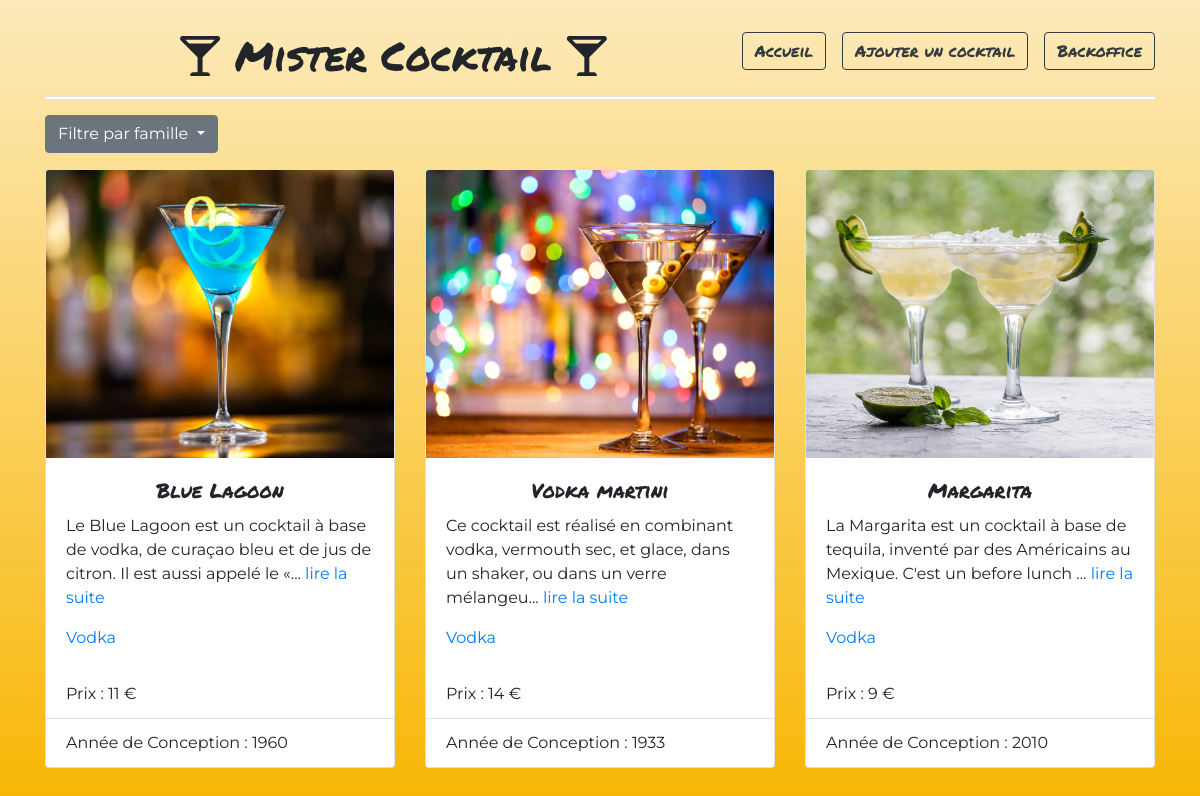
The page /?famille=Vodka on the database its author committed.
### tables this page shows
CREATE TABLE `Cocktail` (
  `id` int(11) NOT NULL,
  `nom` varchar(255) NOT NULL,
  `description` text NOT NULL,
  `urlPhoto` varchar(255) NOT NULL,
  `dateConception` date NOT NULL,
  `prixMoyen` float NOT NULL,
  `idFamille` int(11) NOT NULL
);

CREATE TABLE `Famille` (
  `id` int(11) NOT NULL,
  `nomFamille` varchar(255) NOT NULL
);

### index.php (called while the page is built, shortened)
<?php
require 'models/cocktail.php';
if (empty($_GET['famille'])) {
    $listeCocktails = listerCocktails();
    if (count($listeCocktails) < 1) {
        $listeCocktails = listerCocktails();
    }
} else {
    $listeCocktails = listerCocktailsSelonFamille($_GET['famille']);
}
include 'templates/index.phtml';

### models/cocktail.php (called while the page is built, shortened)
<?php
function listerCocktailsSelonFamille( $nomFamille ){
    $pdo = connectToDatabase();
    $query = $pdo->prepare("
        Select cocktail.id, nom, nomFamille, description, urlPhoto, Year(dateConception) As dateConception, prixMoyen
        From cocktail
        INNER JOIN Famille ON famille.id = cocktail.idFamille
        WHERE nomFamille = ?
    ");
    $query->execute( [$nomFamille] );
    return $query->fetchAll(PDO::FETCH_ASSOC);
}

### templates/index.phtml (the view, shortened to what this page needs)
<!DOCTYPE html>
<html lang="fr">
<head>
    <link rel="stylesheet" href="https://cdnjs.cloudflare.com/ajax/libs/twitter-bootstrap/4.4.1/css/bootstrap.min.css">
    <link rel="stylesheet" href="assets/css/cocktails.css">
    <link rel="stylesheet" href="https://cdnjs.cloudflare.com/ajax/libs/font-awesome/5.15.2/css/all.min.css" />
</head>
<body class="container">
    <nav">
        <h1>
            <i class="fas fa-glass-martini-alt"></i>
            Mister Cocktail
            <i class="fas fa-glass-martini-alt"></i>
            <?php include 'inc/nav.phtml'; ?>
        </h1>
        <hr style="height: 2px; background-color: white">
        <div class="row">
            <div class="col-12 mb-3">
                <div class="dropdown">
                    <a class="btn btn-secondary dropdown-toggle" href="#" role="button" id="dropdownMenuLink" data-toggle="dropdown" aria-haspopup="true" aria-expanded="false">
                        Filtre par famille
                    </a>
                </div>
            </div>
        </div>
<main class="row">
<?php foreach ($listeCocktails as $sousTableau) { ?>
<div class="col-4">
<div class="card mb-4" >
<img class="card-img-top" style="height: 18rem;" src="assets/images/cocktails/<?= $sousTableau['urlPhoto'] ?>" alt="Card image cocktail">
<div class="card-body">
    <h5 class="card-title"><?= $sousTableau['nom'] ?></h5>
    <p class="card-text"><?= iconv_substr($sousTableau['description'], 0, 109); ?>... <a href="detailsCocktail.php?id=<?= $sousTableau['id'] ?>">lire la suite</a></p>
    <a href="?famille=<?= $sousTableau['nomFamille'] ?>" class="card-link"><?= $sousTableau['nomFamille'] ?></a>
</div>
<ul class="list-group list-group-flush">
    <li class="list-group-item">Prix : <?= $sousTableau['prixMoyen'] ?> €</li>
    <li class="list-group-item">Année de Conception : <?= $sousTableau['dateConception'] ?></li>
</ul>
</div>
</div>
<?php } ?>
</main>
</body>
</html>

### assets/css/cocktails.css (style rules this page uses)
* { box-sizing: border-box; }
body { background: linear-gradient(to bottom, #fceabb, #f8b500); font-family: Montserrat, sans-serif; max-width: 1024px; min-height: 100vh; padding: 2rem 0; }
h1,h5 { text-align: center; font-family: 'Permanent Marker', cursive; }
main { display: flex; flex-wrap: wrap; justify-content: space-between; }

### rows shown on the page
cocktail: urlPhoto (picture), nom "Blue Lagoon", description "Le Blue Lagoon est un cocktail à base de vodka, de curaçao bleu et de jus de citron. Il est aussi appelé le «", idFamille.nomFamille "Vodka", prixMoyen "11", dateConception "1960"
cocktail: urlPhoto (picture), nom "Vodka martini", description "Ce cocktail est réalisé en combinant vodka, vermouth sec, et glace, dans un shaker, ou dans un verre mélangeu", idFamille.nomFamille "Vodka", prixMoyen "14", dateConception "1933"
cocktail: urlPhoto (picture), nom "Margarita", description "La Margarita est un cocktail à base de tequila, inventé par des Américains au Mexique. C'est un before lunch", idFamille.nomFamille "Vodka", prixMoyen "9", dateConception "2010"
